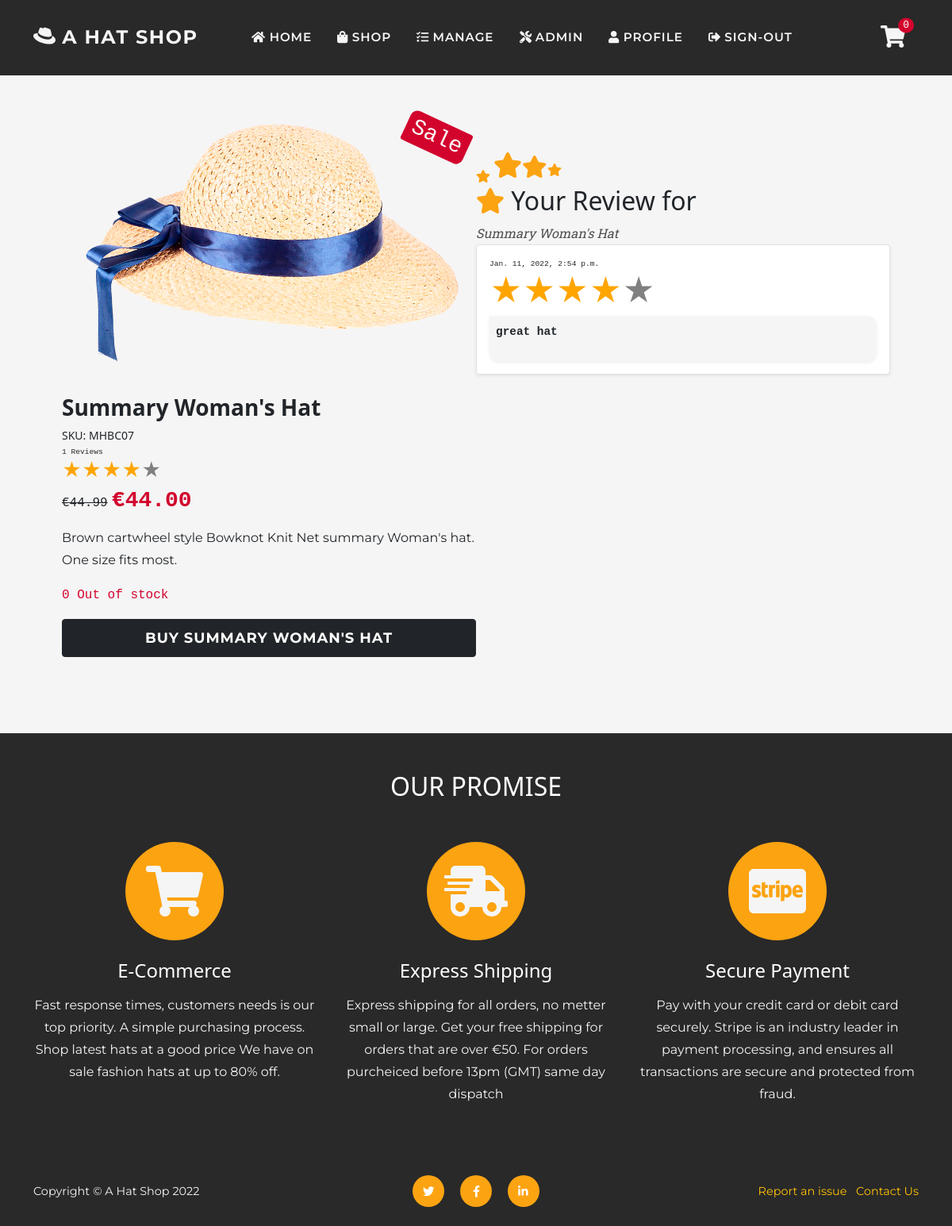
/review/2/?order_id=0E023E633B5E4FCC8E5B8CA8E9D73435 (signed in), run on the app's committed database.
### shop/models.py (models this page shows, shortened)
class Product(models.Model):
    sku = models.CharField(max_length=60)
    category = models.ForeignKey(
        'Category', null=True, blank=True,
        on_delete=models.SET_NULL)
    style = models.CharField(max_length=60)
    color = models.CharField(max_length=60)
    name = models.CharField(max_length=60)
    description = models.TextField(max_length=250)
    price = models.DecimalField(
        max_digits=6, decimal_places=2)
    image = models.ImageField(null=True, blank=True)
    sale = models.BooleanField(default=False)
    sale_price = models.DecimalField(
        max_digits=6, decimal_places=2,
        null=True, blank=True)
    item_count = models.IntegerField(
        blank=False, null=False, default=0)
    rating = models.DecimalField(
        max_digits=6, decimal_places=2,
        null=True, blank=True)
    rating_counter = models.PositiveSmallIntegerField(default=0)

### reviews/models.py (models this page shows, shortened)
class ProductReview(models.Model):
    CHOICES = [(i, i) for i in range(6)]
    user_profile = models.ForeignKey(
        User, on_delete=models.CASCADE,
        related_name='user_review')
    product = models.ForeignKey(
        Product, on_delete=models.CASCADE,
        related_name='product_review')
    rating = models.PositiveSmallIntegerField(
        default=5, choices=CHOICES)
    review = models.TextField(max_length=500)
    order = models.ForeignKey(
        Order, on_delete=models.CASCADE,
        related_name='order_review', null=True)
    date = models.DateTimeField(auto_now_add=True)

### reviews/views.py (the view, shortened to what this page needs)
# urls.py: path('<int:item_id>/', views.review_view, name='review_view'),
@login_required
def review_view(request, item_id):
    item = get_object_or_404(Product, pk=item_id)
    profile = request.user
    try:
        order_id = request.GET['order_id']
        order = profile.orders.get(order_number=order_id)
    except Order.DoesNotExist:
        return redirect(reverse('order_history', args=[order_id]))
    if not str(item.id) in order.items:
        messages.error(request, 'Wrong order number')
        return redirect(reverse('order_history', args=[order_id]))
    if not order.user_profile == profile:
        messages.error(request, 'Order number did not match')
        return redirect(reverse('home'))
    order_reviews = profile.user_review.filter(order__order_number=order_id)
    feedback_left = False
    rating = 0
    review = ''
    date = ''
    for i_review in order_reviews:
        if item.id == i_review.product.id:
            rating = i_review.rating
            review = i_review.review
            date = i_review.date
            feedback_left = True
    form = ReviewForm()
    context = {
        'feedback_left': feedback_left,
        'order_id': request.GET['order_id'],
        'rating': rating,
        'review': review,
        'form': form,
        'item': item,
        'date': date,
    }
    return render(request, 'review/leave-review.html', context)

### cart/contexts.py (called while the page is built, shortened)
def cart_contents(request):
    cart_items = []
    total = 0
    before = 0
    item_count = 0
    availability = 0
    cart = request.session.get('cart', {})
    if total < 50:
        delivery = total * Decimal(10 / 100)
        free_deivery = 50 * total
    else:
        delivery = 0
        free_deivery = 0
    delivery = round(delivery, 2)
    grand_total = delivery + total
    grand_total = round(grand_total, 2)
    context = {
        'cart_items': cart_items,
        'total': total,
        'before': before,
        'item_count': item_count,
        'delivery': delivery,
        'free_deivery': free_deivery,
        'deivery_treshold': 10,
        'grand_total': grand_total,
    }
    return context

### reviews/contexts.py (called while the page is built)
def review_context(request):
    review_items = ProductReview.objects.all()
    context = {
        'review_items': review_items,
    }
    return context

### support/contexts.py (called while the page is built, shortened)
def message_context(request):
    unread_messages_count = 0
    user_messages = None
    all_messages = Message.objects.all()
    if request.user.is_authenticated:
        profile = request.user
        user_messages = []
        if not request.user.is_superuser:
            if all_messages:
                issues = profile.user_support.all().exclude(status='Resolved')
        else:
            issues = CustomerSuport.objects.all()
        filtered_mesages = all_messages.exclude(
            user=profile).exclude(unread=False)
    context = {
        'unread_messages_count': unread_messages_count,
        'user_messages': user_messages,
    }
    return context

### reviews/templates/review/leave-review.html (shortened to what this page needs)
{% extends 'base.html' %}
{% load static %}
{% block page_header %}
<header class="py-5">
</header>
{% endblock %}
{% block content %}
<section class="page-section">
    <div class="container pb-5 px-lg-5">
        <div class="item d-md-flex">
            {% include 'includes/review-product.html' %}
            <div class="col-md-6 mt-5">
                {% if feedback_left %}
                <div class="star-fearure">
                    <span class="text-warning"><i class="fas fa-star"></i></span><span class="text-warning">
                        <i class="fas h2 fa-star"></i></span><span class="text-warning"><i
                            class="fas h3 fa-star"></i></span><span class="text-warning"><i
                            class="fas h6 fa-star"></i></span>
                </div>
                <h2><span class="text-warning"><i class="fas fa-star"></i></span> Your Review for</h2>
                <p class="m-0 text-muted text-italic text-capitalize">{{ item.name }}</p>
                 <div class="bg-white shadow-sm border rounded p-3">
                    <div>
                        <p class="m-0 time font-monospace">{{ date }}</p>
                        <div class="stars h1"
                            style="background-image: linear-gradient(to right, orange, orange {% widthratio rating 5 100 %}%, gray {% widthratio rating 5 100 %}%, gray 100%)">
                        </div>
                        <div class="text bg-light p-2 shadow-sm">
                            <p class="message fw-bolder font-monospace">{{ review}}</p>
                        </div>
                    </div>
                </div>
                {% endif %}
            </div>
        </div>
    </div>
</section>
{% endblock %}

### reviews/templates/includes/review-product.html (shortened to what this page needs)
{% load thumbnail %}
<div class="col-md-6 mb-4 mb-md-0">
    <div class="position-relative mb-3">
        {% thumbnail item.image "672" format="WEBP" as im %}
        <img class="card-img-top mb-md-0" src="{{ im.url }}"
        width="672" heiht="100%"
            alt="An image for product {{ item.name }} color {{ item.color }}" />
        {% endthumbnail %}
        {% if item.sale %}
        <div class="badge bg-danger text-white position-absolute w-auto" style="top: 0.5rem; right: 0.5rem">
            <h3 class="m-0 font-monospace">Sale</h3>
        </div>
        {% endif %}
    </div>
    <h3 class="fw-bolder text-capitalize">{{ item.name }}</h3>
    <div class="small mb-1">SKU: {{ item.sku }}</div>
    {% include 'includes/item-stars.html' %}
    <div class="fs-5 mb-3">
        {% if item.sale %}
        <span class="text-decoration-line-through h6 font-monospace">€{{ item.price }}</span>
        <span class="text-danger h3 fw-bolder font-monospace">€{{ item.sale_price }} </span>
        {% else %}
        <span class="font-monospace fw-bolder h3">€{{ item.price }} </span>
        {% endif %}
    </div>
    <p class="font-text">{{ item.description }}</p>
    {% if item.item_count == 0 %}
    <p class="text-danger font-monospace">{{ item.item_count }} Out of stock</p>
    {% elif item.item_count < 5 %} <p class="text-danger font-monospace">
        Only {{ item.item_count }} left in stock.
        </p>
        {% else %}
        <p class="font-monospace">{{ item.item_count }} items in stock</p>
        {% endif %}
        <a href="{% url 'shop_item' item.id %}" class="w-100 btn-xl btn text-uppercase btn-dark">Buy {{ item.name }}</a>
</div>

### reviews/templates/includes/item-stars.html (shortened to what this page needs)
<div class="star_container">
    {% if item.rating %}
    <div class="my-auto text-primary time font-monospace p-0 me-2">{{ item.rating_counter }} Reviews</div>
    <a href="{% url 'all_reviews' item.id %}"
    title="Go to {{ item.name }} reviews page"
    aria-label="A link to product {{ item.name }} reviews page">
    <div class="stars h4"
        style="background-image: linear-gradient(to right, orange, orange {% widthratio item.rating 5 100 %}%, gray {% widthratio item.rating 5 100 %}%, gray 100%)">
    </div>
    </a>
    {% else %}
    <div class="my-auto time font-monospace text-primary p-0 me-2">No Reviews yet</div>
    <div class="stars h4" style="background-image: linear-gradient(to right, gray, gray)">
        ★★★★★
    </div>
    {% endif %}
</div>

### static/css/base.css (style rules this page uses)
:root { --bs-warning: #fca311; --bs-white: #ffffff; --bs-gray: #292929; --bs-light: #f5f5f5; --bs-dark: #000000; --bs-danger: #d2042d; --bs-success: #6a994e; --bs-primary: #292929; --bs-secondary: #f5f5f5; --bs-primary-rgb: 41, 41, 41; --bs-secondary-rgb: 245, 245, 245; --bs-warning-rgb: 252, 163, 17; --bs-success-rgb: 106, 153, 78; --bs-danger-rgb: 210, 4, 45; --bs-white-rgb: 255, 255, 255; --bs-light-rgb: 245, 245, 245; --bs-dark-rgb: 0, 0, 0; }
.text-muted { color: #504f4f !important; }
.font-text { font-family: "Montserrat", sans-serif; }
.text-italic { font-weight: 400; font-style: italic; font-family: 'Roboto Slab', serif; }
html { scroll-padding-top: 4.5rem; scroll-behavior: smooth; }
body { position: relative; overflow-x: hidden; background-color: #f5f5f5; }
p { line-height: 1.75; }
a { color: blue; }
.text { border-radius: 0 12px 12px 12px; }
section, .page-section { padding: 3rem 0; min-height: 50vh; }
@media (min-width: 768px) { section { padding: 6rem 0; } }
.btn-xl { padding: .6rem; font-weight: 700; font-size: 1.125rem; max-width: 600px; width: 100%; }
.btn { font-family: "Montserrat", sans-serif; font-weight: 700; letter-spacing: .06rem; }
.time { font-size: .6rem; }
.message { font-size: .9rem; }
.cart-conteiner .badge, .item .badge, .card .badge { transform: rotate(25deg); border-radius: 9px 3px; }
.card-img-top { padding: .5rem; }

### reviews/static/css/reviews.css (style rules this page uses)
.stars { background-clip: text; -webkit-background-clip: text; -webkit-text-fill-color: transparent; color: transparent; width: fit-content; }
.star_container a { text-decoration: none; }
a .stars { transition: all 250ms; }

### static/css/forms.css (style rules this page uses)
::placeholder { font-family: "Montserrat", sans-serif; font-weight: 700; color: #c5c5c5 !important; }

### data on the page
Product: name "Summary Woman's Hat", sku "MHBC07", rating_counter "1", price "44.99", sale_price "44.00", description "Brown cartwheel style Bowknot Knit Net summary Woman's hat. One size fits most.", item_count "0", name "SUMMARY WOMAN'S HAT"
ProductReview: date "Jan. 11, 2022, 2:54 p.m.", review "great hat"

### other printed values
{{ item_count }} "0"
